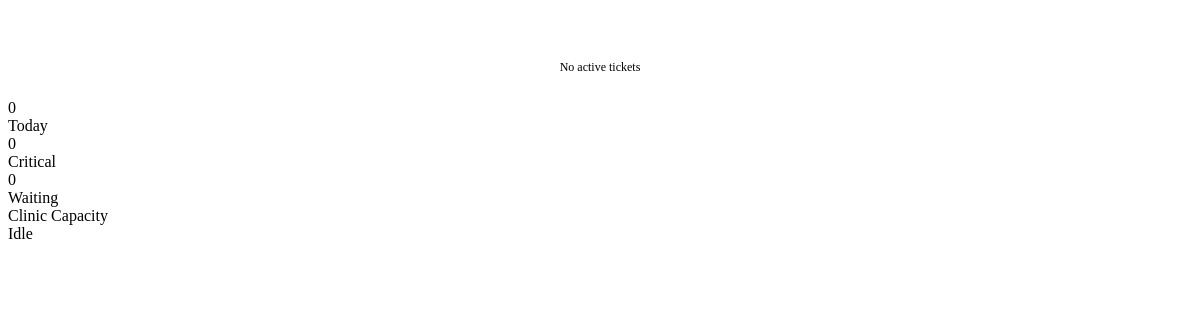
The page /nurse/live-queue/ (signed in) on the database as committed earlier.
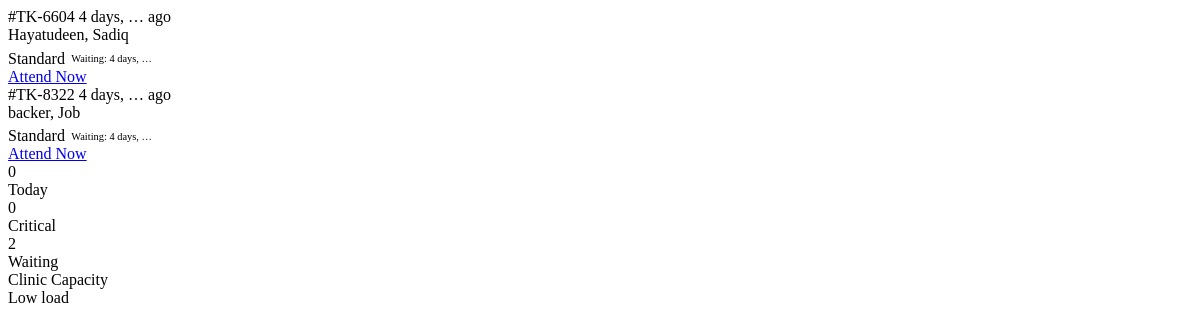
The same page on the database as committed later.
### apps/clinic/models.py (models this page shows, shortened)
class Encounter(models.Model):
    class Status(models.TextChoices):
        RECEPTION    = "RECEPTION",    "Awaiting Vitals"
        TRIAGE       = "TRIAGE",       "Awaiting Consultation"
        CONSULTATION = "CONSULTATION", "With Doctor"
        LABORATORY   = "LAB",          "In Laboratory"
        PHARMACY     = "PHARMACY",     "Awaiting Medication"
        CLOSED       = "CLOSED",       "Completed"
        EMERGENCY    = "EMERGENCY",    "Emergency"
    class Priority(models.IntegerChoices):
        NORMAL    = 1, "Normal"
        URGENT    = 2, "Urgent"
        EMERGENCY = 3, "Emergency"
    patient  = models.ForeignKey(Patient, on_delete=models.CASCADE, related_name="encounters")
    visit_id = models.UUIDField(default=uuid.uuid4, editable=False, unique=True)
    status   = models.CharField(max_length=20, choices=Status.choices, default=Status.RECEPTION)
    priority = models.IntegerField(choices=Priority.choices, default=Priority.NORMAL)
    temperature    = models.DecimalField(max_digits=4, decimal_places=1, null=True, blank=True)
    weight         = models.DecimalField(max_digits=5, decimal_places=2, null=True, blank=True)
    blood_pressure = models.CharField(max_length=20, blank=True, null=True)
    heart_rate     = models.IntegerField(null=True, blank=True)
    spo2           = models.IntegerField(null=True, blank=True, help_text="Blood oxygen saturation %")
    triage_notes   = models.TextField(blank=True)
    chief_complaint = models.TextField(blank=True)
    clinical_notes  = models.TextField(blank=True)
    diagnosis       = models.TextField(blank=True)
    doctor_assigned = models.ForeignKey(
        settings.AUTH_USER_MODEL,
        on_delete=models.SET_NULL, null=True, blank=True,
        related_name="doctor_encounters",
        limit_choices_to={"role": "DOCTOR"},
    )
    checked_in_by = models.ForeignKey(
        settings.AUTH_USER_MODEL,
        on_delete=models.SET_NULL, null=True, blank=True,
        related_name="checkins_done",
    )
    created_at = models.DateTimeField(auto_now_add=True)
    closed_at  = models.DateTimeField(null=True, blank=True)
    class Meta:
        ordering = ["-priority", "created_at"]
    @property
    def ticket_number(self):
        n = str(self.visit_id.int)[-4:]
        return f"#TK-{n}"

class Patient(models.Model):
    GENDER_CHOICES = [("M", "Male"), ("F", "Female")]
    first_name    = models.CharField(max_length=255)
    middle_name   = models.CharField(max_length=255, blank=True)
    last_name     = models.CharField(max_length=255)
    reg_number    = models.CharField(max_length=30, unique=True)
    gender        = models.CharField(max_length=1, choices=GENDER_CHOICES, blank=True)
    date_of_birth = models.DateField(null=True, blank=True)
    clinic_code   = models.CharField(max_length=6, blank=True, unique=True)
    phone_number  = models.CharField(max_length=20, blank=True)
    email         = models.EmailField(blank=True)
    faculty    = models.CharField(max_length=100, blank=True)
    department = models.CharField(max_length=100, blank=True)
    level      = models.IntegerField(null=True, blank=True)
    address    = models.TextField(blank=True)
    blood_group     = models.CharField(max_length=5, blank=True)
    genotype        = models.CharField(max_length=5, blank=True)
    allergies       = models.TextField(blank=True)
    medical_history = models.TextField(blank=True)
    next_of_kin_name  = models.CharField(max_length=255, blank=True)
    next_of_kin_phone = models.CharField(max_length=20, blank=True)
    photo        = models.ImageField(upload_to="patients/photos/", null=True, blank=True)
    sif_document = models.FileField(
        upload_to="patients/sif/",
        null=True, blank=True,
        help_text="Student Information Form — PDF or image"
    )
    created_at = models.DateTimeField(auto_now_add=True)
    updated_at = models.DateTimeField(auto_now=True)
    class Meta:
        ordering = ["last_name", "first_name"]

### apps/clinic/views.py (the view)
# urls.py: path("nurse/live-queue/", views.nurse_live_queue_partial, name="nurse_live_queue"),
@login_required(login_url="clinic:login")
@require_GET
def nurse_live_queue_partial(request):
    return render(
        request,
        "nurse/partials/live_queue.html",
        {
            "live_queue": _nurse_live_queue(),
            "queue_stats": _nurse_queue_stats(),
        },
    )

### apps/clinic/views.py (called while the page is built)
def _nurse_queue_stats():
    today = timezone.now().date()
    return {
        "today": Encounter.objects.filter(created_at__date=today).count(),
        "critical": Encounter.objects.filter(priority=Encounter.Priority.EMERGENCY)
        .exclude(status=Encounter.Status.CLOSED)
        .count(),
        "waiting": Encounter.objects.filter(status=Encounter.Status.RECEPTION).count(),
    }

def _nurse_live_queue():
    return (
        Encounter.objects.select_related("patient")
        .exclude(status__in=[Encounter.Status.CLOSED])
        .order_by("-priority", "created_at")[:20]
    )

### apps/clinic/templates/nurse/partials/live_queue.html (shortened to what this page needs)
{% for encounter in live_queue %}
<div class="q-ticket {% if encounter.priority == 3 %}emergency{% endif %} fade-up">
  <div class="qt-row1">
    <span class="qt-id {% if encounter.priority == 3 %}emg{% endif %}">
      {{ encounter.ticket_number }}
    </span>
    <span class="qt-age">{{ encounter.created_at|timesince|truncatewords:2 }} ago</span>
  </div>
  <div class="qt-name">{{ encounter.patient.last_name }}, {{ encounter.patient.first_name }}</div>
  <div class="qt-detail" style="justify-content:space-between;margin-top:0.35rem;">
    <div style="display:flex;align-items:center;gap:0.4rem;">
      {% if encounter.priority == 3 %}
        <span class="qt-badge badge-critical">Critical</span>
      {% elif encounter.priority == 2 %}
        <span class="qt-badge" style="background:var(--amber-light);color:var(--amber);">Urgent</span>
      {% elif encounter.status == 'TRIAGE' %}
        <span class="qt-badge badge-vitals">Vitals</span>
      {% elif encounter.status == 'CONSULTATION' %}
        <span class="qt-badge" style="background:var(--blue-light);color:var(--blue);">Doctor</span>
      {% elif encounter.status == 'CLOSED' %}
        <span class="qt-badge badge-done">Done</span>
      {% else %}
        <span class="qt-badge badge-standard">Standard</span>
      {% endif %}
      <span style="font-size:0.65rem;color:var(--text-3);">
        Waiting: {{ encounter.created_at|timesince|truncatewords:2 }}
      </span>
    </div>
    {% if encounter.status == 'RECEPTION' %}
      <a href="{% url 'clinic:capture_vitals' encounter.pk %}" class="qt-action-link">
        Attend Now
      </a>
    {% endif %}
  </div>
</div>
{% empty %}
<div style="padding:1.5rem 0;text-align:center;font-size:0.75rem;color:var(--text-3);">
  <i data-lucide="inbox" style="width:22px;height:22px;display:block;margin:0 auto 0.4rem;opacity:0.35;"></i>
  No active tickets
</div>
{% endfor %}
<div class="queue-stats-row">
  <div class="qs-stat">
    <div class="qs-val">{{ queue_stats.today }}</div>
    <div class="qs-lbl">Today</div>
  </div>
  <div class="qs-stat">
    <div class="qs-val red">{{ queue_stats.critical }}</div>
    <div class="qs-lbl">Critical</div>
  </div>
  <div class="qs-stat">
    <div class="qs-val">{{ queue_stats.waiting }}</div>
    <div class="qs-lbl">Waiting</div>
  </div>
</div>
{% with cap=queue_stats.waiting %}
<div class="capacity-bar-wrap">
  <div class="cap-label">Clinic Capacity</div>
  <div class="cap-pct">
    {% if cap == 0 %}Idle{% elif cap < 5 %}Low load{% elif cap < 15 %}Moderate load — {{ cap }} waiting{% else %}High load — {{ cap }} waiting{% endif %}
  </div>
</div>
{% endwith %}

Rows that differ between the two databases and show on the page:
added Encounter: ticket_number "#TK-6604", created_at "4 days, …", patient.last_name "Hayatudeen", patient.first_name "Sadiq", priority "Standard", status "Attend Now"
added Encounter: ticket_number "#TK-8322", created_at "4 days, …", patient.last_name "backer", patient.first_name "Job", priority "Standard", status "Attend Now"
Other text that changed with them:
{{ queue_stats.waiting }}: "0" → "2"
text no longer shown: "No active tickets Idle"
text now shown: "Low load"
